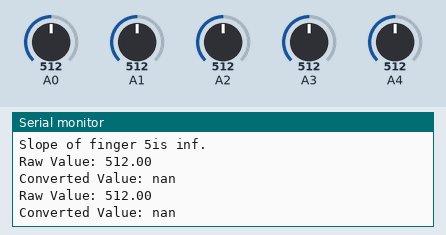
Simulated run of this sketch. Board: Arduino Uno, built with avr-gcc and run on an emulated ATmega328P. On the bench: the last lines printed to the serial monitor. Inputs (shaded band) come from the test bench; at power-on: A0 = 512, A1 = 512, A2 = 512, A3 = 512, A4 = 512.

Above: at 7.2 s.
7.3 s: A0 set to 716
At 8.6 s:
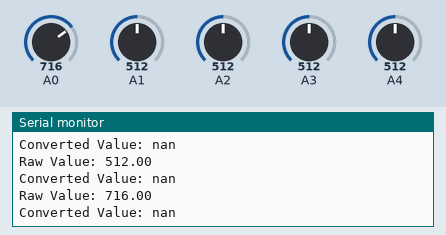
8.8 s: A0 set to 992
At 9.9 s:
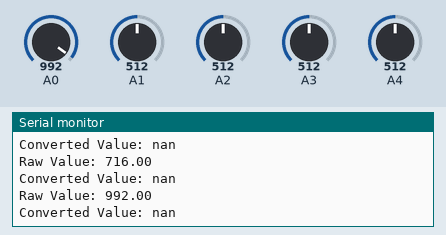
Timing chart, 0 to 11.8 s (numbered marks = the images above; inputs shaded):
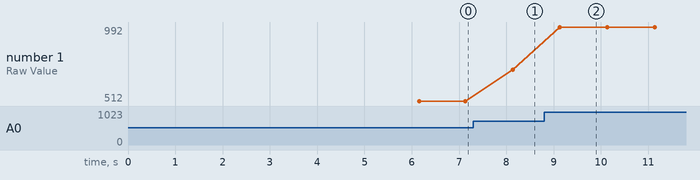

Measured:
- after the input at 7.3 s, the serial monitor: prints a new line after 0.83 s (image 1)
- after the input at 8.8 s, the serial monitor: prints a new line after 0.33 s (image 2)
- plotted number 1: 512 → 716 after the input at 7.3 s, 716 → 992 after the input at 8.8 s

The sketch:

readAndOutputFlexSensorValues.ino
```cpp
float x, x2, x3, x4, x5;
float slopes[5];
float intercepts[5];
int angle, angle2;
int prev_angle = 1000;  // some random high value
int prev_angle2 = 1000; //another random high value
int servo_set;
int servo_val(float analog_val);
void servo_pos(int angle, int prev_angle);

// NOTES TO do:

// Servo_Val needs to be changed, further discretised
// add a Callibration function
// Servo_control function to pass value from servo_val

void callibration(){
  // Wait 3 seconds!
  Serial.print("Press down on keyboard\n");
  delay(3000);
  //access array with finger readings
  float maxFlex[5] = {analogRead(A0), analogRead(A1), analogRead(A2), analogRead(A3), analogRead(A4)};

  Serial.print("Finger Values: ");
  Serial.print(analogRead(A0));
  Serial.print("\n");
  Serial.print("Open hand\n");// Wait 3 seconds!
  delay(3000);
  Serial.print("Done!\n");
  float minFlex[5] = {analogRead(A0), analogRead(A1), analogRead(A2), analogRead(A3), analogRead(A4)};

  Serial.print("Finger Values: ");
  Serial.print(analogRead(A0));
  Serial.print("\n");
  //create linear function to map flex to servo angle between 0 and 90

  for (int i = 0; i < 5; i++)
  {
    slopes[i] = (90) / (maxFlex[i] - minFlex[i]);
    Serial.print("Slope of finger ");
    Serial.print(i +1);
    Serial.print("is ");
    Serial.print(slopes[i]);
    Serial.print(".\n");
    intercepts[i] = slopes[i]* maxFlex[i] - 90;
  }
}


void setup()
{
  pinMode(A0, INPUT);
  pinMode(A1, INPUT);
  pinMode(A2, INPUT);
  pinMode(A3, INPUT);
  pinMode(A4, INPUT);
  Serial.begin(9600);
  callibration();
}

void loop()
{
  //ph_servo0.write(130);

  x = analogRead(A0);
  Serial.print("Raw Value: ");
  Serial.print(x);
  Serial.print("\nConverted Value: ");
  Serial.print(x * slopes[0] - intercepts[0]);
  Serial.print("\n");
  delay(1000); // to include a buffer between two different readings

}
```
